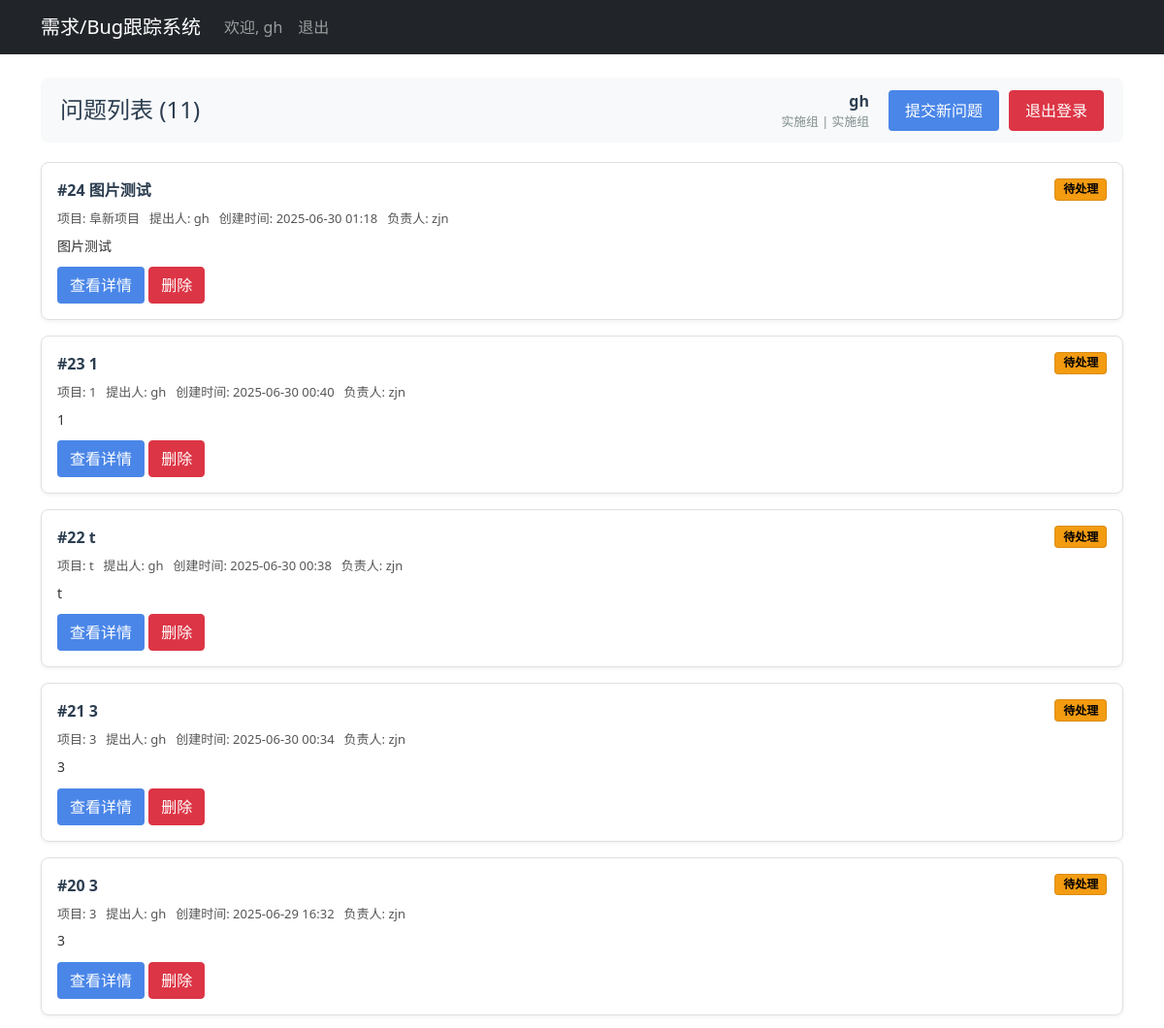
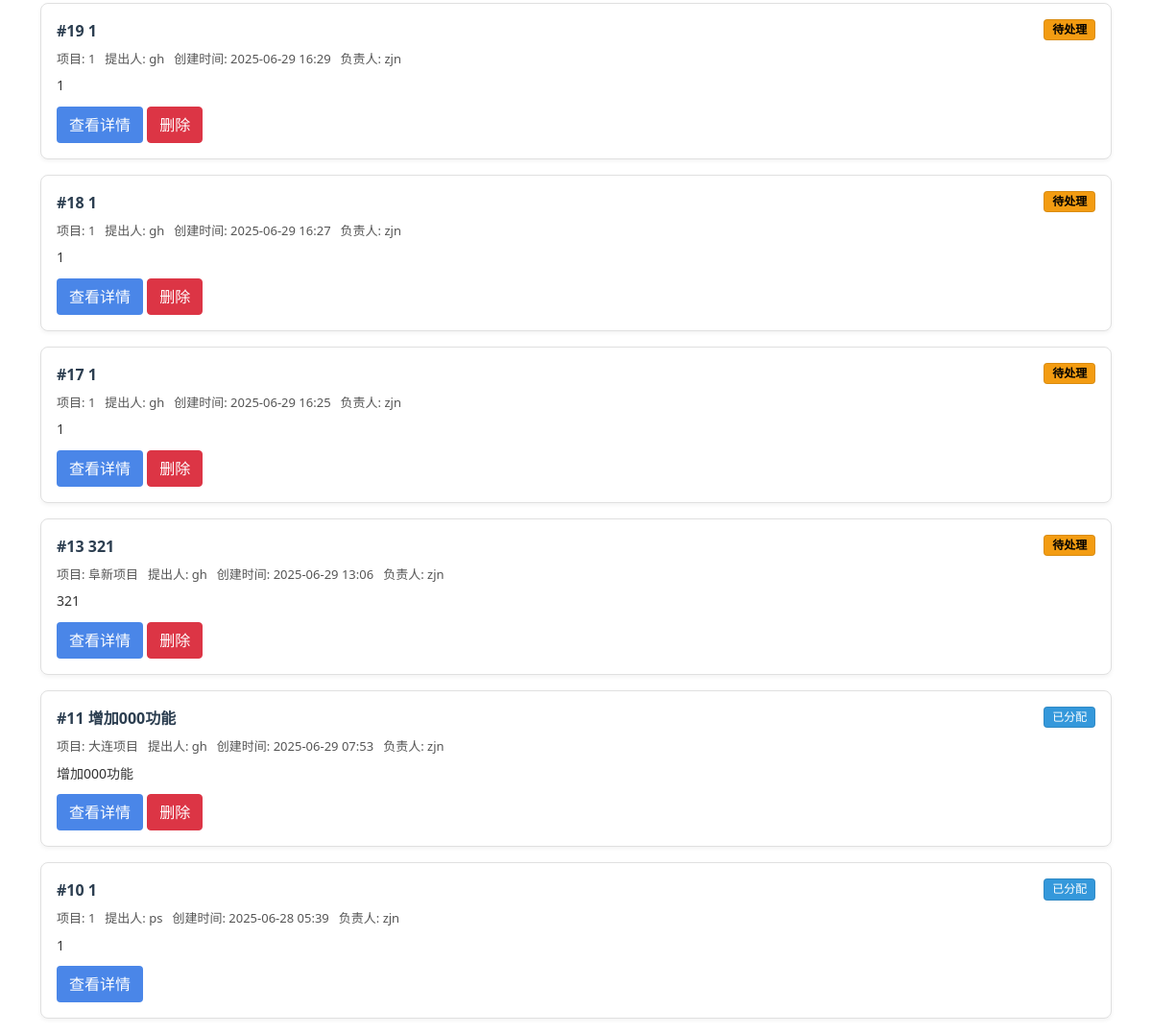
Before: / (signed in) with the older database file (2 pictures, top to bottom).
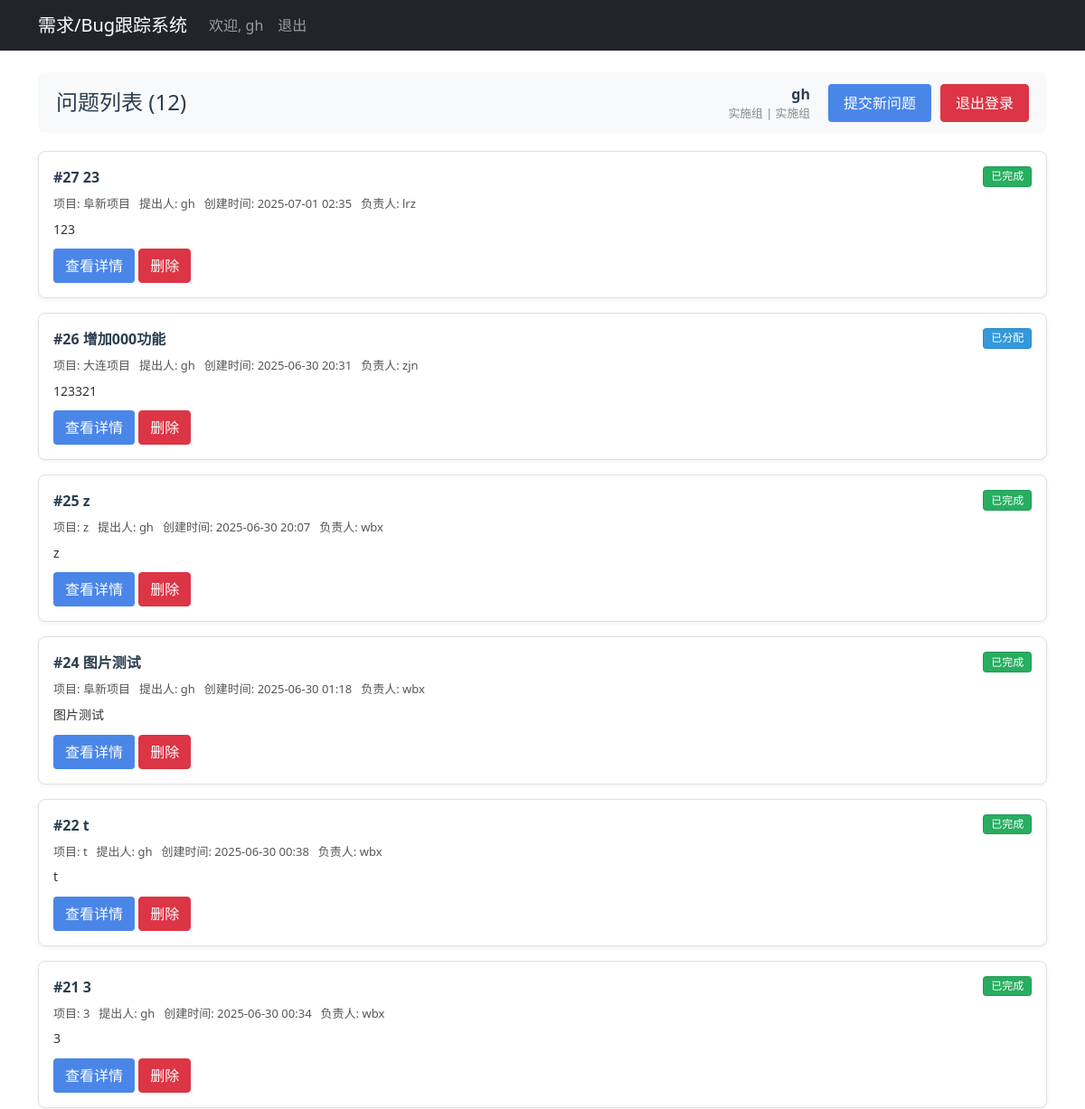
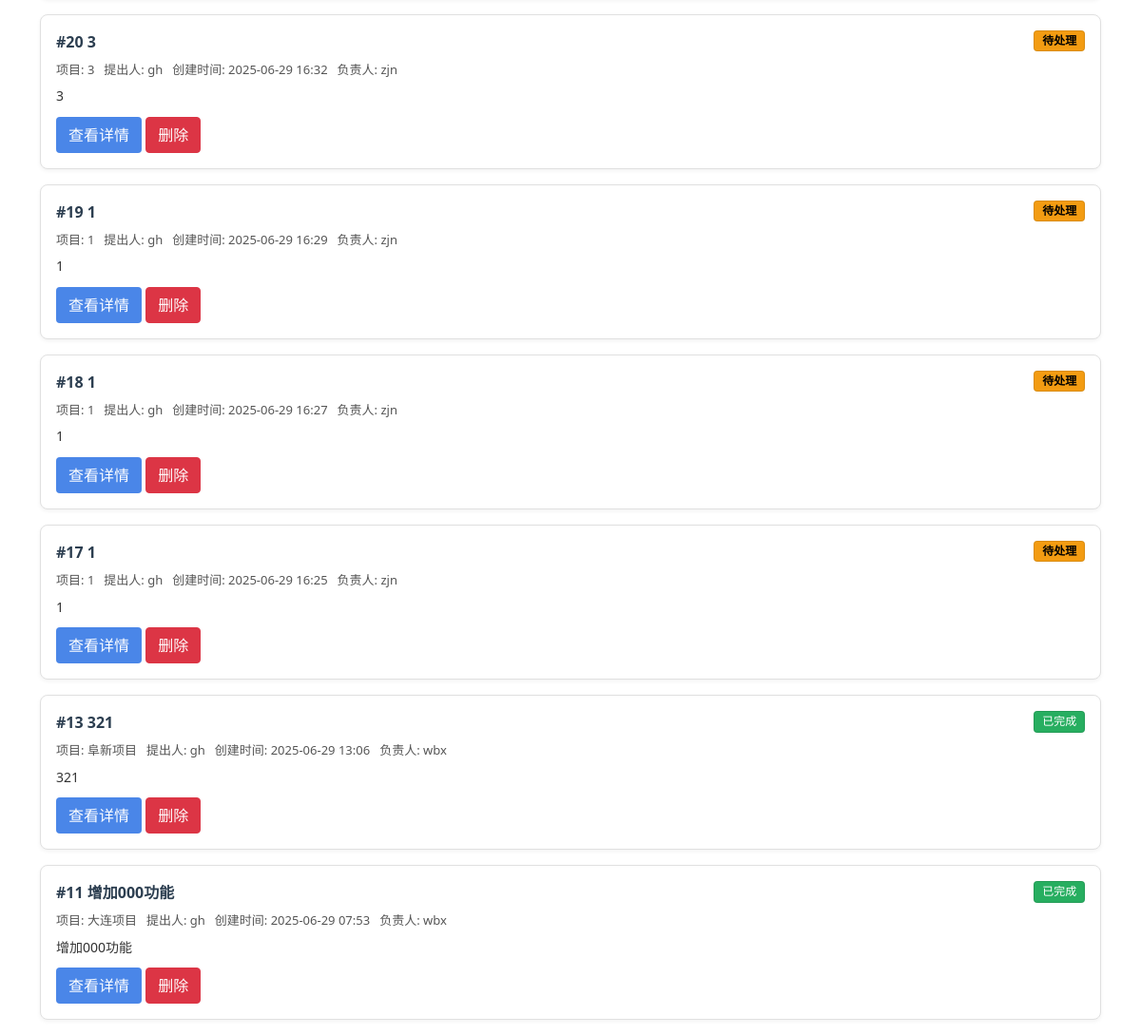
After: the same page with the newer database file (2 pictures, top to bottom).
### tables this page shows
CREATE TABLE bugs (
            id INTEGER PRIMARY KEY AUTOINCREMENT,
            title TEXT NOT NULL,
            description TEXT,
            status TEXT DEFAULT '待处理',
            assigned_to INTEGER,
            created_by INTEGER,
            project TEXT,
            created_at TIMESTAMP DEFAULT CURRENT_TIMESTAMP,
            resolved_at TIMESTAMP,
            resolution TEXT,
            image_path TEXT,
            FOREIGN KEY(assigned_to) REFERENCES users(id),
            FOREIGN KEY(created_by) REFERENCES users(id));

CREATE TABLE users (
            id INTEGER PRIMARY KEY AUTOINCREMENT,
            username TEXT UNIQUE NOT NULL,
            password TEXT NOT NULL,
            role TEXT NOT NULL,
            team TEXT
        );

### app.py (the view)
@app.route('/')
@login_required
def index():
    user = get_current_user()
    if not user:
        return redirect('/login')
    if user['role'] == '组内成员':
        return redirect('/team-issues')
    elif user['role'] == '管理员':
        return redirect('/admin')
    conn = sqlite3.connect('bugtracker.db')
    conn.row_factory = sqlite3.Row
    c = conn.cursor()
    if user['role'] == '负责人':
        c.execute('''
            SELECT b.*, u1.username as creator_name, u2.username as assignee_name,
                   datetime(b.created_at, 'localtime') as local_created_at
            FROM bugs b
            LEFT JOIN users u1 ON b.created_by = u1.id
            LEFT JOIN users u2 ON b.assigned_to = u2.id
            WHERE (b.assigned_to IS NULL OR u2.team = ?) OR u1.team = ?
            ORDER BY b.created_at DESC
        ''', (user['team'], user['team']))
    else:
        c.execute('''
            SELECT b.*, u1.username as creator_name, u2.username as assignee_name,
                   datetime(b.created_at, 'localtime') as local_created_at
            FROM bugs b
            LEFT JOIN users u1 ON b.created_by = u1.id
            LEFT JOIN users u2 ON b.assigned_to = u2.id
            ORDER BY b.created_at DESC
        ''')
    bugs = c.fetchall()
    conn.close()
    return render_template('index.html', bugs=bugs, user=user)

### app.py (called while the page is built)
@app.template_filter('datetimeformat')
def datetimeformat_filter(value, format='%Y-%m-%d %H:%M'):
    if not value:
        return '--'  # 空值占位符
    try:
        if isinstance(value, str):
            for fmt in ('%Y-%m-%d %H:%M:%S', '%Y-%m-%dT%H:%M:%S', '%Y-%m-%d %H:%M'):
                try:
                    dt = datetime.strptime(value, fmt)
                    return dt.strftime(format)
                except ValueError:
                    continue
            return value  # 无法解析时返回原值
        return value.strftime(format)
    except Exception as e:
        print(f"时间格式化错误: {str(e)} | 原始值: {value} ({type(value)})")
        return str(value)  # 异常时返回原始值的字符串形式

def get_current_user():
    user_id = request.cookies.get('user_id')
    username = request.cookies.get('username')
    role = request.cookies.get('role')
    team = request.cookies.get('team')
    if not all([user_id, username, role]):
        return None
    return {
        'id': int(user_id),
        'username': username,
        'role': role,
        'team': team
    }

def login_required(f):
    @wraps(f)
    def decorated_function(*args, **kwargs):
        user = get_current_user()
        if not user:
            return redirect(url_for('login', next=request.url))
        return f(*args, **kwargs)
    return decorated_function

### templates/index.html (shortened to what this page needs)
{% extends "base.html" %}
{% block content %}
    <div style="display: flex; justify-content: space-between; align-items: center; margin-bottom: 20px; padding: 12px 20px; background: #f8f9fa; border-radius: 8px;">
        <h1 style="font-size: 24px; margin: 0; color: #2c3e50;">问题列表 ({{ bugs|length }})</h1>
        <div style="display: flex; align-items: center; gap: 20px;">
            <div style="text-align: right;">
                <div style="font-weight: 600; font-size: 16px; color: #2c3e50;">{{ user.username }}</div>
                <div style="font-size: 0.8em; color: #7f8c8d;">{{ user.role }}{% if user.team %} | {{ user.team }}{% endif %}</div>
            </div>
            <div style="display: flex; gap: 10px;">
                {% if user.role == '实施组' %}
                <a href="/submit" class="btn" style="background-color: #4a86e8; color: white; padding: 8px 16px; border-radius: 4px;">提交新问题</a>
                {% endif %}
                <a href="/logout" class="btn btn-danger" style="padding: 8px 16px; border-radius: 4px;">退出登录</a>
            </div>
        </div>
    </div>
    <div class="bug-list">
        {% if bugs|length == 0 %}
            <p>暂无问题，请提交新问题。</p>
        {% else %}
            {% for bug in bugs %}
            <div class="bug-item">
                <div class="bug-header">
                    <div class="bug-title">
                        #{{ bug.id }} {{ bug.title }}
                    </div>
                    <span class="bug-status status-{{ bug.status.lower().replace(' ', '-') }}">
                        {{ bug.status }}
                    </span>
                </div>
                <div class="bug-meta">
                    <span>项目: {{ bug.project }}</span>
                    <span>提出人: {{ bug.creator_name }}</span>
                    <span>创建时间: {{ bug.created_at|datetimeformat }}</span>
                    {% if bug.assignee_name %}<span>负责人: {{ bug.assignee_name }}</span>{% endif %}
                </div>
                <div class="bug-description">
                    {{ bug.description|truncate(100) }}
                </div>
                <div class="bug-actions">
                    <a href="/bug/{{ bug.id }}" class="btn" style="background-color: #4a86e8; color: white;">查看详情</a>
                    {% if user.role == '管理员' or (user.id == bug.created_by and user.role == '实施组') %}
                        <button onclick="deleteBug('{{ bug.id }}')" class="btn btn-danger">删除</button>
                    {% endif %}
                </div>
            </div>
            {% endfor %}
        {% endif %}
    </div>
{% endblock %}

### templates/base.html (shortened to what this page needs)
<!DOCTYPE html>
<html lang="zh-CN">
<head>
    <link href="https://cdn.jsdelivr.net/npm/bootstrap@5.1.3/dist/css/bootstrap.min.css" rel="stylesheet">
</head>
<body>
    <nav class="navbar navbar-expand-lg navbar-dark bg-dark">
        <div class="container">
            <a class="navbar-brand" href="/">需求/Bug跟踪系统</a>
            <div class="navbar-collapse">
                <ul class="navbar-nav me-auto">
                    {% if user %}
                    <li class="nav-item">
                        <span class="nav-link">欢迎, {{ user.username }}</span>
                    </li>
                    <li class="nav-item">
                        <a class="nav-link" href="/logout">退出</a>
                    </li>
                    {% endif %}
                </ul>
            </div>
        </div>
    </nav>
    <div class="container mt-4">
        {% block content %}{% endblock %}
    </div>
</body>
</html>

### templates/index.html (style rules this page uses)
.bug-list .bug-item { border: 1px solid #e0e0e0; border-radius: 8px; padding: 16px; margin-bottom: 16px; background: #ffffff; box-shadow: 0 2px 4px rgba(0,0,0,0.05); }
.bug-list .bug-header { display: flex; justify-content: space-between; align-items: flex-start; margin-bottom: 8px; }
.bug-list .bug-title { font-weight: bold; font-size: 16px; color: #2c3e50; flex: 1; margin-right: 10px; }
.bug-status { display: inline-block !important; padding: 0.35em 0.65em !important; font-size: 0.75em !important; line-height: 1 !important; text-align: center !important; white-space: nowrap !important; vertical-align: baseline !important; border-radius: 0.25rem !important; border: 1px solid rgba(0,0,0,0.1) !important; }
.bug-status.status-pending, .bug-status.status-待处理 { background-color: #f39c12 !important; color: #000 !important; font-weight: bold !important; }
.bug-status.status-assigned, .bug-status.status-已分配 { background-color: #3498db !important; color: #fff !important; }
.bug-status.status-已完成 { background-color: #27ae60 !important; color: #fff !important; }
.bug-list .bug-meta { font-size: 13px; color: #555; margin-bottom: 8px; display: flex; flex-wrap: wrap; gap: 10px; }
.bug-list .bug-description { font-size: 14px; color: #333; margin-bottom: 12px; line-height: 1.4; }

Changed rows visible on the page:
removed bugs: id "23", title "1", status "待处理", project "1", creator_name "gh", created_at "2025-06-30 00:40", assignee_name "zjn", description "1"
removed bugs: id "10", title "1", status "已分配", project "1", creator_name "ps", created_at "2025-06-28 05:39", assignee_name "zjn", description "1"
added bugs: id "27", title "23", status "已完成", project "阜新项目", creator_name "gh", created_at "2025-07-01 02:35", assignee_name "lrz", description "123"
added bugs: id "26", title "增加000功能", status "已分配", project "大连项目", creator_name "gh", created_at "2025-06-30 20:31", assignee_name "zjn", description "123321"
added bugs: id "25", title "z", status "已完成", project "z", creator_name "gh", created_at "2025-06-30 20:07", assignee_name "wbx", description "z"
changed bugs "图片测试": status "待处理" → "已完成"; assignee_name "zjn" → "wbx"
changed bugs id 22: status "待处理" → "已完成"; assignee_name "zjn" → "wbx"
changed bugs id 21: status "待处理" → "已完成"; assignee_name "zjn" → "wbx"
changed bugs id 13: status "待处理" → "已完成"; assignee_name "zjn" → "wbx"
changed bugs id 11: status "已分配" → "已完成"; assignee_name "zjn" → "wbx"
Other visible differences:
{{ bugs|length }}: "11" → "12"
